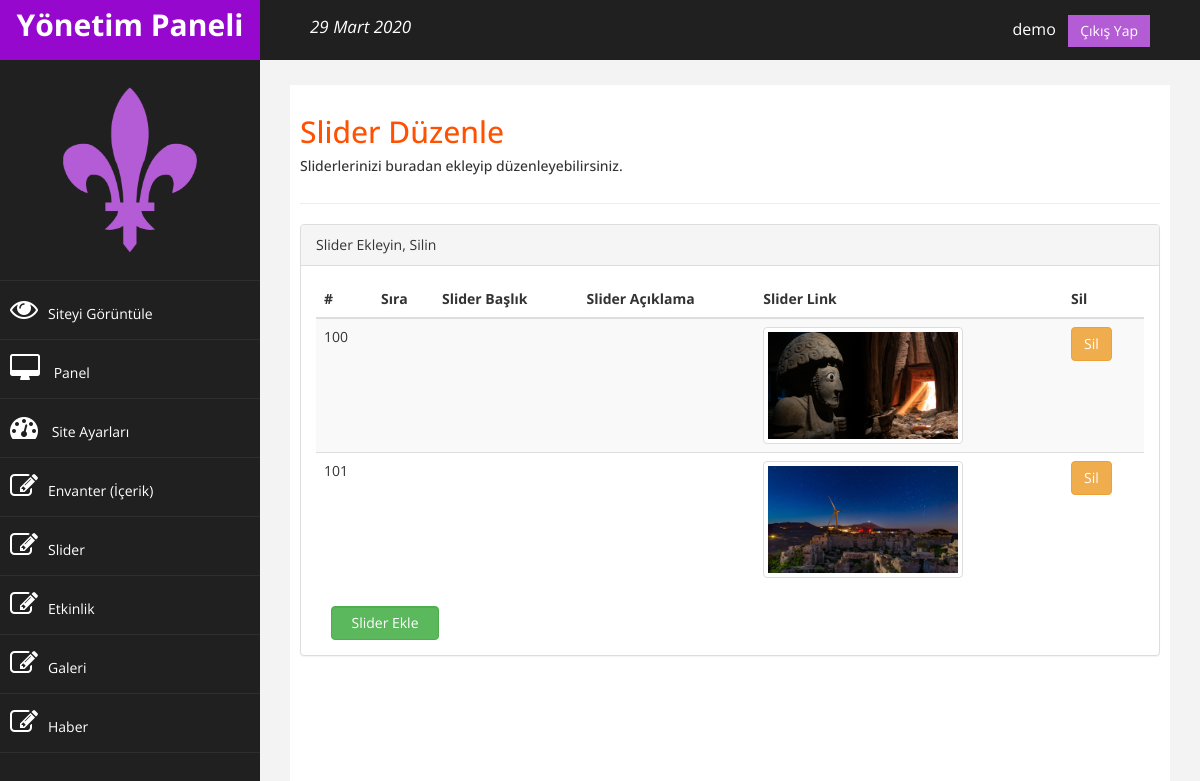
Screenshot of /admin/slider.php (signed in) with the database file from the repository.
### tables this page shows
CREATE TABLE `slider` (
  `slider_id` int(11) NOT NULL,
  `slider_title` varchar(250) NOT NULL,
  `slider_title_en` varchar(250) NOT NULL,
  `slider_description` varchar(250) NOT NULL,
  `slider_description_en` varchar(250) NOT NULL,
  `slider_link` varchar(250) NOT NULL,
  `slider_img_url` varchar(250) NOT NULL,
  `slider_sq` varchar(50) NOT NULL
);

### admin/slider.php (the view, shortened to what this page needs)
<?php
include 'header.php';
include 'sidebar.php';
$sql = "select * from slider";
$result = $conn->query($sql);
$durum=isset($_GET["durum"]);
?>
<div id="page-wrapper">
  <div id="page-inner">
    <div class="row">
    <div class="col-md-12">
                     <h2>Slider Düzenle</h2>
                       <?php
                       if($durum=="ok"){
                       ?>
                       <h5>İşlem Başarılı...</h5>
                    <?php }elseif($durum=="error"){  ?>
                        <h5>Hatalı İşlem!! </h5>
                    <?php }else{ ?>
                        <h5>Sliderlerinizi buradan ekleyip düzenleyebilirsiniz. </h5>
                    <?php } ?>
                    </div>
    </div>
    <hr />
    <div class="panel panel-default">
      <div class="panel-heading">
        Slider Ekleyin, Silin
      </div>
      <div class="panel-body">
        <div class="table-responsive">
          <table class="table table-striped w-aut">
            <thead>
              <tr>
                <th scope="col">#</th>
                <th scope="col">Sıra</th>
                <th scope="col">Slider Başlık</th>
                <th scope="col">Slider Açıklama</th>
                <th scope="col">Slider Link</th>
                <th scope="col">Sil</th>
              </tr>
            </thead>
            <tbody>
              <?php while ($row_slider = $result->fetch_assoc()) { ?>
                <tr>
                  <td><?php echo $row_slider["slider_id"]; ?></td>
                  <td><?php echo $row_slider["slider_sq"]; ?></td>
                  <td><?php echo $row_slider["slider_title"]; ?></td>
                  <td><?php echo $row_slider["slider_description"]; ?></td>
                  <td><img class="img-thumbnail" width="200px" src='../<?php echo $row_slider["slider_img_url"] ?>'/> </td>
                  <td><a href="settings/islem.php?slider_id=<?php echo $row_slider['slider_id']; ?>&slider_delete=ok" class="btn btn-warning">Sil</a></td>
                </tr>
              <?php } ?>
            </tbody>
          </table>
          <div class="col-md-2  float-right">
            <a href="slider-ekle.php" class="btn btn-success form-control ">Slider Ekle </a>
          </div>
        </div>
      </div>
    </div>
  </div>
  <?php include 'footer.php'; ?>

### admin/assets/css/custom.css (style rules this page uses)
body { font-family: "Open Sans", sans-serif; }
#page-wrapper { padding: 15px 15px; min-height: 600px; background: #f3f3f3; }
#page-inner { width: 100%; margin: 10px 20px 10px 0px; background-color: #fff !important; padding: 10px; min-height: 1200px; }
h2 { color: rgb(255, 81, 0); }
@media (min-width: 768px) { #page-wrapper { margin: 0 0 0 260px; padding: 15px 30px; min-height: 1200px; } }

### rows the page displays
slider: slider_id "100", slider_img_url (picture)
slider: slider_id "101", slider_img_url (picture)

### other values shown
$_SESSION["admin_logged"] "demo"
